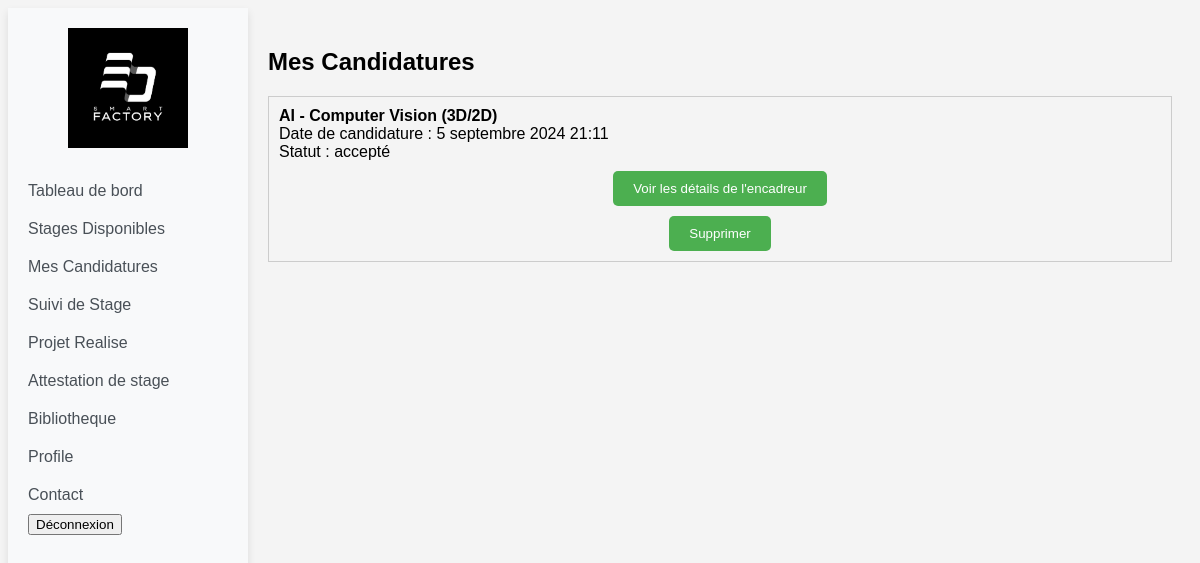
The page /stagiaire-dashboard/mes-candidatures/ (signed in) on the database its author committed.
### stagiaires/models.py (models this page shows, shortened)
class Application(models.Model):
    stagiaire = models.ForeignKey(Stagiaire, on_delete=models.CASCADE)
    stage = models.ForeignKey(Stage, on_delete=models.CASCADE)
    encadreur = models.ForeignKey(Encadreur, on_delete=models.SET_NULL, null=True, blank=True)
    date_de_candidature = models.DateTimeField(auto_now_add=True)
    statut = models.CharField(max_length=20, choices=[('en attente', 'En attente'), ('accepté', 'Accepté'), ('refusé', 'Refusé')], default='en attente')

class Stage(models.Model):
    type_de_stage = models.CharField(max_length=20)
    sujet = models.CharField(max_length=50)
    description = models.TextField()
    date_de_debut = models.DateField()
    date_de_fin = models.DateField()
    date_de_creation = models.DateTimeField(auto_now_add=True)
    date_de_modification = models.DateTimeField(auto_now=True)

### stagiaires/views.py (the view)
# urls.py: path('mes-candidatures/', views.mes_candidatures, name='mes_candidatures'),
@login_required
def mes_candidatures(request):
    if request.user.user_type != 1:
        return redirect('login')
    stagiaire = Stagiaire.objects.get(email=request.user.email)
    mes_candidatures = Application.objects.filter(stagiaire=stagiaire)
    return render(request, 'stagiaires/mes_candidatures.html', {
        'mes_candidatures': mes_candidatures,
    })

### stagiaires/templates/stagiaires/mes_candidatures.html (shortened to what this page needs)
{% extends 'stagiaires/base.html' %}
{% block content %}
<div class="mes-candidatures-container">
    <h2>Mes Candidatures</h2>
    <ul class="candidatures-list">
        {% for application in mes_candidatures %}
        <li class="candidature-item">
            <strong>{{ application.stage.sujet }}</strong><br>
            Date de candidature : {{ application.date_de_candidature }}<br>
            <span class="status {{ application.statut }}">
                Statut : {{ application.statut }}
            </span><br>
            {% if application.statut == 'accepté' and application.encadreur %}
                <button type="button" class="encadreur-btn" onclick="showEncadreurDetails('{{ application.id }}')">
                    Voir les détails de l'encadreur
                </button>
            {% endif %}
            <form action="{% url 'delete_application' application.id %}" method="post" onsubmit="return confirm('Êtes-vous sûr de vouloir supprimer cette candidature?');">
                <button type="submit" class="delete-btn">Supprimer</button>
            </form>
        </li>
        {% endfor %}
    </ul>
</div>
{% endblock %}

### static/css/candidatures.css (style rules this page uses)
.delete-btn, .encadreur-btn { background-color: #4CAF50; color: white; border: none; padding: 10px 20px; border-radius: 5px; cursor: pointer; margin-top: 10px; display: block; width: fit-content; margin-left: auto; margin-right: auto; }
.mes-candidatures-container .candidatures-list { list-style-type: none; padding: 0; }
.mes-candidatures-container .candidature-item { border: 1px solid #ccc; padding: 10px; margin-bottom: 10px; position: relative; }

### static/css/upload_files.css (style rules this page uses)
body { font-family: sans-serif; background-color: #f4f4f4; }

### static/css/profile.css (style rules this page uses)
body { font-family: sans-serif; background-color: #f4f4f4; }

### rows shown on the page
Application: stage.sujet "AI - Computer Vision (3D/2D)", date_de_candidature "5 septembre 2024 21:11", statut "accepté"
